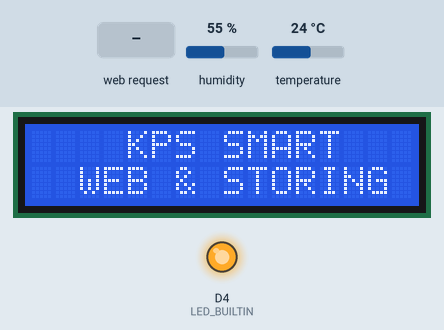
Simulated run of this sketch. Board: ESP8266 (NodeMCU). On the bench: 16×2 character LCD, output pins drawn as LEDs (lit = HIGH, except the on-board LED, lit = LOW). The inputs (shaded band) are chosen by the test bench; at power-on: humidity 55 %, temperature 24 °C. WiFi joins after 1.5 s; servers stay silent unless stated; pins used as bus, display or sensor lines are not drawn; what the sketch prints to the serial monitor is not drawn.

Above: at 1.8 s.
At 7.9 s:
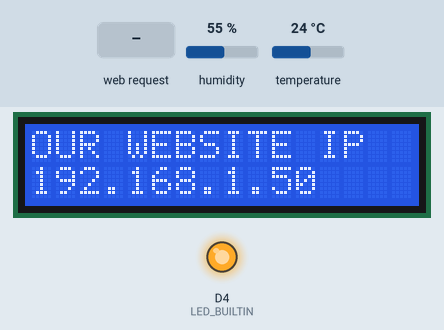
8.0 s: HTTP request GET /macros/s/ received
9.5 s: HTTP request GET /exec?temperature= received
Timing chart, 0 to 12.5 s (numbered marks = the images above; inputs shaded):
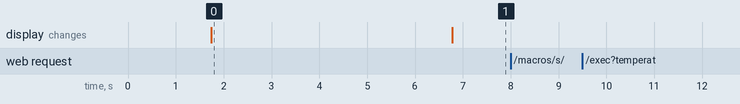

Measured:
- after the input at 8.0 s, every drawn part: stays the same
- after the input at 9.5 s, every drawn part: stays the same
- what the display in image 0 shows lasts 5.1 s, from 1.7 s to 6.8 s

The sketch:

WEBserver_DHTmonitoring.ino
```cpp
#include <Wire.h>
#include <LiquidCrystal_I2C.h>
LiquidCrystal_I2C lcd(0x27, 16, 2);

#include <TridentTD_LineNotify.h>
#include <ESP8266WiFi.h>
#include "DHT.h"


// ----------------------------------------------------------------------------------------------
DHT dht;

// ----------------------------------------------------------------------------------------------
// Your WiFi credentials.
// Set password to "" for open networks.
char ssid[] = "Nt-sice_2.4g"; //เปลี่ยนไวไฟ
char pass[] = "99999999"; //เปลี่ยนรหัสไวไฟ
String GAS_ID = "AKfycbxEZxMyO__kSv3isaHixpEYVVKhpvREFn-KQC4VRoWL4dskf7S45GjiYruTzgMJcl77"; //--> spreadsheet script ID

#define SSID        "Nt-sice_2.4g"      // Wifi ที่จะเชื่อมต่อ
#define PASSWORD    "99999999"     // รหัส Wifi
#define LINE_TOKEN  "sanm6DQwoj5xxe1l8gYBPeOsfDvWgOETkPeIimXK2wo"   // บรรทัดที่ 13 ใส่ รหัส TOKEN ที่ได้มาจากข้างบน

char ipaddress[20];

WiFiServer server(80);
String header;

// Current time
unsigned long currentTime = millis();
// Previous time
unsigned long previousTime = 0;
// Define timeout time in milliseconds (example: 2000ms = 2s)
const long timeoutTime = 2000;

//Your Domain name with URL path or IP address with path
const char* host = "script.google.com"; // only google.com not https://google.com

// ----------------------------------------------------------------------------------------------
#define DHT_PIN               D4
#define UPDATE_INTERVAL_HOUR  (1)
#define UPDATE_INTERVAL_MIN   (0)
#define UPDATE_INTERVAL_SEC   (0)

#define UPDATE_INTERVAL_MS    ( ((UPDATE_INTERVAL_HOUR*60*60) + (UPDATE_INTERVAL_MIN * 60) + UPDATE_INTERVAL_SEC ) * 1000 )

// ----------------------------------------------------------------------------------------------
int Temperature = 0;
int Humidity = 0;

// ----------------------------------------------------------------------------------------------
void update_google_sheet()
{

  Serial.print("connecting to ");
  Serial.println(host);

  // Use WiFiClient class to create TCP connections
  WiFiClientSecure client;
  const int httpPort = 443; // 80 is for HTTP / 443 is for HTTPS!

  client.setInsecure(); // this is the magical line that makes everything work

  if (!client.connect(host, httpPort)) { //works!
    Serial.println("connection failed");
    return;
  }

  if (Temperature != 2147483647 && Humidity != 2147483647) {
    //----------------------------------------Processing data and sending data


    String url = "/macros/s/" + GAS_ID + "/exec?temperature=";


    url += String(Temperature);

    url += "&humidity=";
    url += String(Humidity);

    Serial.print("Requesting URL: ");
    Serial.println(url);

    // This will send the request to the server
    client.print(String("GET ") + url + " HTTP/1.1\r\n" +
                 "Host: " + host + "\r\n" +
                 "Connection: close\r\n\r\n");

    Serial.println();
    Serial.println("closing connection");
  }

}

// ----------------------------------------------------------------------------------------------
void setup()
{
  // Debug console
  Serial.begin(115200);

  lcd.begin ();
  lcd.backlight();
  lcd.home ();

  lcd.setCursor(0, 0);
  lcd.print("WIFI CONNECTING");
  lcd.setCursor(0, 1);
  lcd.print("PLEASE WAIT.....");


  Serial.println();
  Serial.println(LINE.getVersion());

  WiFi.begin(SSID, PASSWORD);
  Serial.printf("WiFi connecting to %s\n",  SSID);
  while (WiFi.status() != WL_CONNECTED) {
    Serial.print(".");
    delay(400);
  }
  Serial.printf("\nWiFi connected\nIP : ");
  Serial.println(WiFi.localIP());

  // กำหนด Line Token
  LINE.setToken(LINE_TOKEN);

  LINE.notify("ระบบถูกเปิดเเล้ว");

  // Digital output pin
  pinMode(LED_BUILTIN, OUTPUT);


  // DHT Setup
  dht.setup(DHT_PIN);

  //----------------------------------------Wait for connection
  Serial.print("Connecting");
  WiFi.begin(ssid, pass); //--> Connect to your WiFi router
  while (WiFi.status() != WL_CONNECTED)
  {
    Serial.print(".");
    digitalWrite(LED_BUILTIN, LOW);
    delay(50);
    digitalWrite(LED_BUILTIN, HIGH);
    delay(50);
  }

  if (WiFi.status() == WL_CONNECTED) {
    Serial.println("\nConnected");
    lcd.clear();
  }

  Serial.print("Connecting to ");
  Serial.println(ssid);
  WiFi.begin(ssid, pass);
  while (WiFi.status() != WL_CONNECTED) {
    delay(500);
    Serial.print(".");
  }
  // Print local IP address and start web server
  Serial.println("");
  Serial.println("WiFi connected.");
  Serial.println("IP address: ");
  Serial.println(WiFi.localIP());
  server.begin();

  lcd.setCursor(0, 0);
  lcd.print("    KPS SMART   ");
  lcd.setCursor(0, 1);
  lcd.print("  WEB & STORING ");

  delay(5000);
  lcd.clear();

  lcd.setCursor(0, 0);
  lcd.print("OUR WEBSITE IP ");
  lcd.setCursor(0, 1);
  lcd.print(WiFi.localIP());

}

// ----------------------------------------------------------------------------------------------
unsigned long time_ms;
unsigned long time_1000_ms_buf;
unsigned long time_sheet_update_buf;
unsigned long time_dif;

void loop()
{
  WiFiClient client = server.available();


  time_ms = millis();
  time_dif = time_ms - time_1000_ms_buf;

  // Read and print serial data every 1 sec
  if ( time_dif >= 1000 ) // 1sec
  {
    time_1000_ms_buf = time_ms;
    Temperature = dht.getTemperature();
    Humidity = dht.getHumidity();

    // Print serial messages
    /*if(Temperature != 2147483647 && Humidity != 2147483647){
      lcd.setCursor(0,0);
      lcd.print("Temperature: " + String(Temperature) + " C");
      lcd.setCursor(0,1);
      lcd.print("Humidity:" + String(Humidity) + " %");  // Print humidity value
      delay(100);
      }*/


    digitalWrite(LED_BUILTIN, !digitalRead(LED_BUILTIN));

  }

  // Update data to google sheet in specific period
  time_ms = millis();
  time_dif = time_ms - time_sheet_update_buf;
  if ( time_dif >= UPDATE_INTERVAL_MS ) // Specific period
  {
    time_sheet_update_buf = time_ms;

    update_google_sheet();
    linenotify();

  }

  // WiFiClient client = server.available();   // Listen for incoming clients

  if (client) {                             // If a new client connects,
    Serial.println("New Client.");          // print a message out in the serial port
    String currentLine = "";                // make a String to hold incoming data from the client
    currentTime = millis();
    previousTime = currentTime;
    while (client.connected() && currentTime - previousTime <= timeoutTime) { // loop while the client's connected
      currentTime = millis();
      if (client.available()) {             // if there's bytes to read from the client,
        char c = client.read();             // read a byte, then
        Serial.write(c);                    // print it out the serial monitor
        header += c;
        if (c == '\n') {                    // if the byte is a newline character
          // if the current line is blank, you got two newline characters in a row.
          // that's the end of the client HTTP request, so send a response:
          if (currentLine.length() == 0) {
            // HTTP headers always start with a response code (e.g. HTTP/1.1 200 OK)
            // and a content-type so the client knows what's coming, then a blank line:
            client.println("HTTP/1.1 200 OK");
            client.println("Content-type:text/html");
            client.println("Connection: close");
            client.println();


            // Display the HTML web page
            client.println();
            client.println("<!DOCTYPE html>");
            client.println("<html>");
            client.println("<head>");
            client.println("<title>KPS Smart Silkworm House</title>");
            client.println("<meta charset='UTF-8'>");
            client.println("<meta name='viewport' content='width=device-width, initial-scale=1'>");
            client.println("<link rel='stylesheet' href='https://www.w3schools.com/w3css/4/w3.css'>");
            client.println("<style>");
            client.println("body {font-family: 'Times New Roman', Georgia, Serif;}");
            client.println("h1, h2, h3, h4, h5, h6 {");
            client.println("  font-family: 'Playfair Display';");
            client.println("  letter-spacing: 5px;");
            client.println("}");
            client.println("");
            client.println(".templogo{ margin-right: 200px; width: 50px; }");
            client.println(".humlogo{ margin-right: 200px; width: 50px; }");
            client.println(".auto{ margin-left: 10px; width: 30px; }");
            client.println(".line{ color: green; }");
            client.println(".googlesheet{ color: blueviolet; }");
            client.println(".w3-round{ margin-top: 150px; }");
            client.println("");
            client.println("</style>");
            client.println("<link rel='icon' type='image/x-icon' href='https://cdn-icons-png.flaticon.com/512/2206/2206241.png'>");
            client.println("</head>");
            client.println("<body>");
            client.println("");
            client.println("<!-- Navbar (sit on top) -->");
            client.println("<div class='w3-top'>");
            client.println("  <div class='w3-bar w3-white w3-padding w3-card' style='letter-spacing:4px;'>");
            client.println("    <img class='kpslogo' src='https://kalasinpit.ac.th/wp-content/uploads/2019/12/kps.png' alt='kpslogo' width='70px'>");
            client.println("    <a href='#home' class='w3-bar-item w3-button'>KPS Smart Silkworm House</a>");
            client.println("    <!-- Right-sided navbar links. Hide them on small screens -->");
            client.println("    <div class='w3-right w3-hide-small'>");
            client.println("      <a href='#about' class='w3-bar-item w3-button'>เกี่ยวกับ</a>");
            client.println("      <a href='#menu' class='w3-bar-item w3-button'>เรือนเลี้ยง</a>");
            client.println("      <a href='#contact' class='w3-bar-item w3-button'>ติดต่อ</a>");
            client.println("    </div>");
            client.println("  </div>");
            client.println("</div>");
            client.println("HTTP/1.1 200 OK");

            client.println("<!-- Header -->");
            client.println("<header class='w3-display-container w3-content w3-wide' style='max-width:1600px;min-width:500px' id='home'>");
            client.println("  <img class='w3-image' src='https://scontent.fkkc4-1.fna.fbcdn.net/v/t1.15752-9/322267154_848063973084902_3632468743667342700_n.jpg?_nc_cat=109&ccb=1-7&_nc_sid=ae9488&_nc_eui2=AeFs2Xtn-fikTHmNnz0ojL5sWrjkcYt9eYNauORxi315g4S0DIjy4NgfHbFUGegFI3Moy4w9KFf5eR7F7rCSd6ia&_nc_ohc=sSMrzM7Ik5sAX-Nm_SO&tn=4IwdnZHn_HsDQ5r2&_nc_ht=scontent.fkkc4-1.fna&oh=03_AdQUDe-HB27c8J2wN6OUlROC5hGBSaiUP3X_1YJSaKB2hA&oe=63DD368A' alt='Hamburger Catering' width='1800' height='50%'>");
            client.println("  <div class='w3-display-bottomleft w3-padding-large w3-opacity'>");
            client.println("    <h1 style='color: white;' class='w3-xxlarge'>ยินดีต้อนรับ</h1>");
            client.println("  </div>");
            client.println("</header>");

            client.println("<!-- Page content -->");
            client.println("<div class='w3-content' style='max-width:1100px'>");

            client.println("  <!-- About Section -->");
            client.println("  <div class='w3-row w3-padding-64' id='about'>");
            client.println("    <div class='w3-col m6 w3-padding-large w3-hide-small'>");
            client.println("     <img src='https://scontent.fkkc4-2.fna.fbcdn.net/v/t1.15752-9/321778670_533135965437591_5889267133503233823_n.jpg?_nc_cat=102&ccb=1-7&_nc_sid=ae9488&_nc_ohc=ITLtiDZG4h4AX_3qKOm&_nc_ht=scontent.fkkc4-2.fna&oh=03_AdQBC7le3O3GT8Waxon4vDj1T-i2xl7FUvXg6Ix1nAQQYQ&oe=63D8AC15' class='w3-round w3-image w3-opacity-min' alt='Table Setting' width='1800' >");
            client.println("    </div>");

            client.println("    <div class='w3-col m6 w3-padding-large'>");
            client.println("      <h1 class='w3-center'>เรากำลังทำอะไร</h1><br>");
            client.println("      <h5 class='w3-center'>ชื่องานวิจัย</h5>");
            client.println("      <p class='w3-large'>ศึกษาความสัมพันธ์ระหว่างปัจจัยแวดล้อมกับการกินอาหารของหนอนไหม เพื่อพัฒนา โมเดลโรงเรือนเลี้ยงไหมอัจฉริยะ Smart Silkworm House & Smart Web & Storing.<span class='w3-tag w3-light-grey'></span> </p>");
            client.println("<p class='w3-large w3-text-grey w3-hide-medium'>ไหม เป็นผีเสื้อกลางคืนชนิด Bombyx mori อยู่ในวงศ์ Bombycidae ตัวอ่อนเรียกว่า ตัวไหม หรือ หนอนไหม มีความสำคัญทางเศรษฐกิจในการปลูกหม่อนเลี้ยงไหม เนื่องจากมันสามารถให้เส้นใยเป็นเส้นไหม ผีเสื้อไหมไม่ปรากฏในป่าตามธรรมชาติ การสืบพันธุ์และดำรงชีวิตขึ้นอยู่กับการดูแลของมนุษย์เท่านั้น อาหารที่มันชอบก็คือใบหม่อนขาว (Morus alba) แต่อาจกินใบของพืชชนิดอื่นได้ด้วย เช่น Osage Orange หรือ Tree of Heaven เดิมเป็นสัตว์พื้นเมืองของประเทศจีน เส้นใยที่นำมาทอผ้าไหมนั้น เป็นเส้นใยที่ได้จากรังหนอนไหม หนอนไหมเป็นตัวอ่อนของผีเสื้อชนิดหนึ่ง หลังจากผีเสื้อวางไข่ได้ 10 – 12 วัน ไข่จะฟักออกมาเป็นตัวหนอนเรียกว่า “หนอนไหม” หนอนไหมเจริญเติบโตได้เร็วมาก เพาระกินใบหม่อนเป็นอาหาร การเลี้ยงไหมจึงต้องปลูกต้นหม่อนไปด้วยกัน หนอนไหมต้องลอกคราบเป็นระยะ ๆ เมื่อมีอายุ 3 – 4 วัน หนอนไหมจะหยุดกินอาหารและอยู่เฉย ๆ ประมาณ 1 วัน จึงลอกคราบ ระยะนี้เรียกว่า ไหมนอน ต่อไปตัวและหัวจะใหญ่ขึ้นระยะนี้เรียกว่า ไหมตื่น มักจะกินอาหารจุมากในระยะนี้ โดยทั่วไปจะลอกคราบ 4 ครั้ง เมื่อโตเต็มที่อายุประมาณ 9 วัน จะหยุดลอกคราบเรียกระยะนี้ว่าไหมสุก มันหยุดกินอาหาร แล้วเริ่มทำงานโดยพ่นของเหลวชนิดหนึ่งออกมาทางปาก เมื่อของเหลวนี้ถูกอากาศจะแข็งตัวเป็นเส้นไหม ซ้อนกันเป็นชั้น ๆ หุ้มตัวไหมไว้ เรียกว่า รังไหม เราได้เส้นใยไหมจากรังไหมนี้เอง หนอนไหมจะชักใยอยู่สร้างรังอยู่ ประมาณ 2 - 3 วัน จะลอกคราบเป็นดักแด้ แล้วกลายเป็นผีเสื้อต่อไปตามวงจรชีวิตของมัน</p>");
            client.println(" </div>");
            client.println("</div>");
            client.println("<hr>");

            client.println("<!-- Menu Section -->");
            client.println("<div class='w3-row w3-padding-64' id='menu'>");
            client.println("<div class='w3-col l6 w3-padding-large'>");
            client.println("<h1 class='w3-center'>สถานะของเรือนเลี้ยง</h1><br>");
            client.println("<img class='templogo' src='https://i.etsystatic.com/23821301/r/il/dcbcfc/2484217158/il_570xN.2484217158_oi4q.jpg'>");
            client.println("<h4>Temperature</h4>");
            client.print("<p class='w3-text-grey'>ค่าอุณหภูมิปัจจุบันอยู่ที่</p>");

            if (Temperature == 2147483647) {
              client.println("Error from sensor, Please reload the page.");
            } else {
              if (Temperature > 23 && Temperature < 27) {
                client.println(String(Temperature) + " C" + " อุณหภูมิปกติ");
              } else if (Temperature <= 23) {
                client.println(String(Temperature) + " C" + " อุณหภูมิเริ่มต่ำ ระบบกำลังเเก้ไข");
              } else if (Temperature >= 27) {
                client.println(String(Temperature) + " C" + " อุณหภูมิเริ่มสูง ระบบกำลังเเก้ไข");
              }
            }

            //client.print("ค่าอุณหภูมิปัจจุบันอยู่ที่ "+String(Temperature) + " C");
            client.println("");
            client.println("<br><br><img class='humlogo' src='https://media.istockphoto.com/id/899797812/vector/humidity-icon-humidity-weather-sensor-label-sticker-icon.jpg?s=612x612&w=0&k=20&c=5k5kPo781602YBSr3wfCb2irVDxcqPTDj7HO2lousqI='>");
            client.println("<h4>Humidity</h4>");
            client.println("<p class='w3-text-grey'>ค่าความชื้นสัมพัทธ์ปัจจุบันอยู่ที่</p>");

            if (Humidity == 2147483647) {
              client.println("Error from sensor, Please reload the page.");
            } else {
              client.println(String(Humidity) + " %");
            }
            //client.print("ค่าความชื้นสัมพัทธ์ปัจจุบันอยู่ที่ "+String(Humidity) + " %");
            client.println("<br><br><br><img class='auto' src='https://cdn-icons-png.flaticon.com/512/5188/5188372.png'>");
            client.println("<h4>Full Automation</h4>");
            client.println("<p class='w3-text-grey'>ระบบจะทำงานอย่างสมบูรณ์ด้วยระบบอัตโนมัติ</p>");
            client.println("<br><img class='humlogo' src='https://images.assetsdelivery.com/compings_v2/iconscart/iconscart2007/iconscart200704984.jpg' alt=''>");
            client.println("<h4>Data Storing</h4>");
            client.println("<p class='w3-text-grey'>เก็บค่าข้อมูลทุก 2 ชั่วโมงไว้ที่ <a href='https://docs.google.com/spreadsheets/d/1pg8FynOzDpGdC3SYdt7IWZGKFPQHit1iH7p8B-OOBBQ/edit#gid=0' class='googlesheet'>Google Sheet</a></p><br>");
            client.println("<a href='https://line.me/ti/g/hyu93R-7E8'><img class='humlogo' src='https://encrypted-tbn0.gstatic.com/images?q=tbn:ANd9GcTSttApzm2yJ9eUg84BSdDdcwJbvhXB3xlZgg&usqp=CAU' alt=''></a>");
            client.println("<h4>LINE Notification</h4>");
            client.println("<p class='line'>Click LINE logo to join us!</p>");
            client.println("<p class='w3-text-grey'>ถ้าหากค่าต่างๆนั้นเกินกำหนด ระบบจะอัติโนมัติจะเริ่มทำงานเเละเเจ้งเตือนผ่านไลน์</p><br>");
            client.println("</div>");
            client.println("");
            client.println("<div class='w3-col l6 w3-padding-large'>");
            client.println("<img src='https://scontent.fkkc4-2.fna.fbcdn.net/v/t1.15752-9/320275922_562047742143817_976145023483011697_n.png?_nc_cat=103&ccb=1-7&_nc_sid=ae9488&_nc_eui2=AeGkkU7ZDTNv3qs9ktOuvjWrld3Rsm5Nua-V3dGybk25r7Tj2uvI-WlJ9wQ-2ahSYtII5sjLAguP19v5CDQTExRE&_nc_ohc=oo54Wiv9yzgAX_XLYK4&_nc_ht=scontent.fkkc4-2.fna&oh=03_AdQ915X1Gkplt2Gt_fF5V_PYA8H9ETautuGKUYwSMPI8rA&oe=63DD4F4E' class='w3-round w3-image w3-opacity-min' alt='Menu' style='width:100%' >");
            client.println(" </div>");
            client.println("</div>");
            client.println("");
            client.println("<hr>");
            client.println("</body>");
            client.println("</html>");


            // The HTTP response ends with another blank line
            client.println();
            // Break out of the while loop
            break;
          } else { // if you got a newline, then clear currentLine
            currentLine = "";
          }
        } else if (c != '\r') {  // if you got anything else but a carriage return character,
          currentLine += c;      // add it to the end of the currentLine
        }
      }
    }
    // Clear the header variable
    header = "";
    // Close the connection
    client.stop();
    Serial.println("Client disconnected.");
    Serial.println("");
  }

}

void linenotify() {
  if (Temperature != 2147483647 && Humidity != 2147483647) {
    LINE.notify("Humidity: " + String(Humidity) + " %");
    LINE.notify("Temperature: " + String(Temperature) + " C");

  }
}
```
